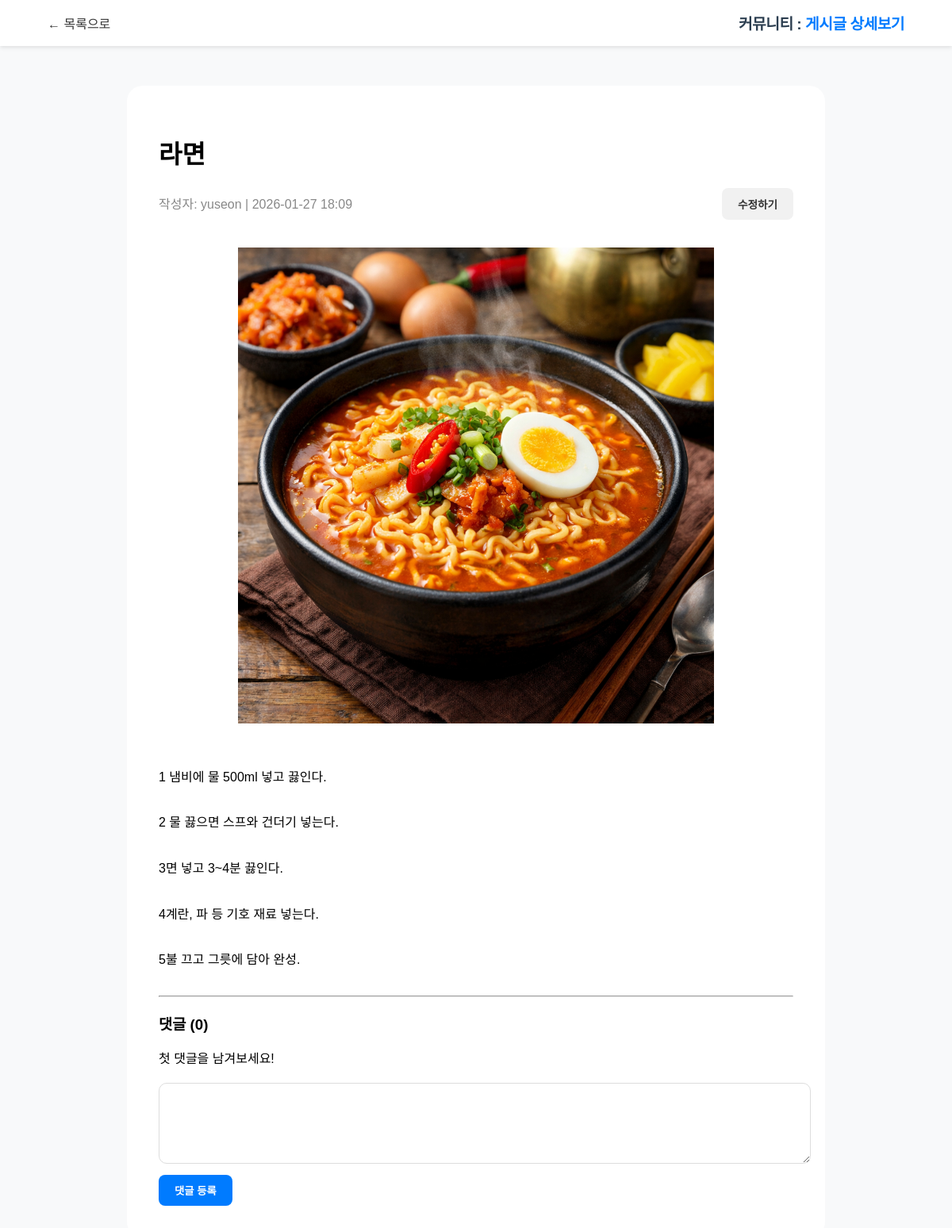
Page /posts/10/ on the earlier database version.
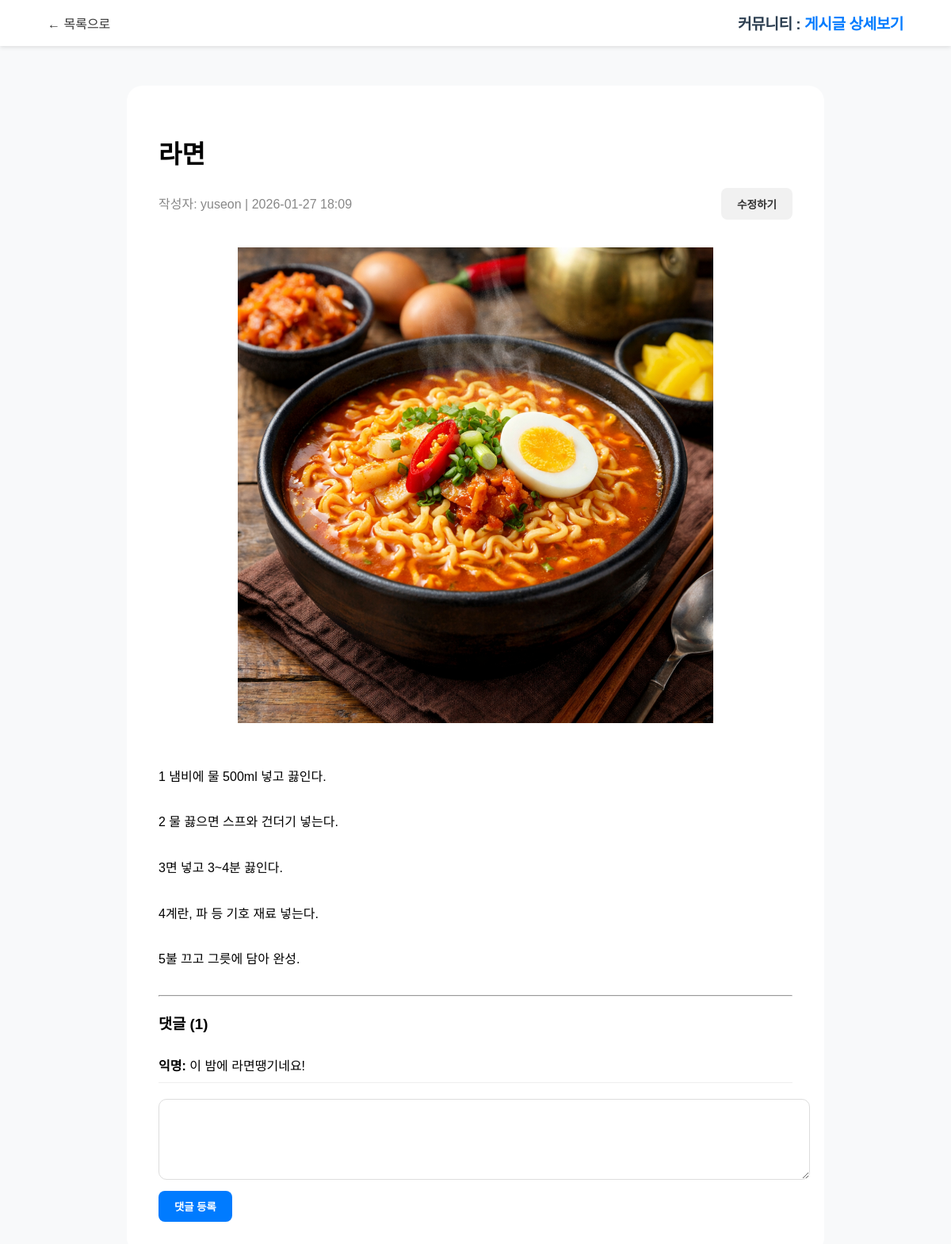
Same page on the later database version.
### community/models.py (models this page shows, shortened)
class Post(models.Model):
    author = models.ForeignKey(User, on_delete=models.CASCADE)
    title = models.CharField(max_length=100) #제목
    content = models.TextField() #내용 저장될 곳
    thumbnail = models.ImageField(upload_to="community", blank=True, null=True) #이미지 저장될 곳(여기서 pip install Pillow)
    created_at = models.DateTimeField(auto_now_add=True) #글작성시간 자동 저장

class Comment(models.Model):
    author = models.ForeignKey(User, on_delete=models.CASCADE)
    post = models.ForeignKey(Post, on_delete=models.CASCADE)
    content = models.TextField()
    created_at = models.DateTimeField(auto_now_add=True) #댓글 작성 시간

### community/views.py (the view)
# urls.py: re_path("^posts/(?P<post_id>\d+)/$", views.post_detail, name="post_detail"),#상세페이지
def post_detail(request, post_id):
    my_post = Post.objects.get(id=post_id)
    if request.method == "POST":
        my_comment_content = request.POST["comment"]
        Comment.objects.create(post=my_post, content = my_comment_content, author=request.user)
        return redirect("community:post_detail", post_id=post_id)
    my_comments = my_post.comment_set.all()
    my_context = {"post":my_post, "comments": my_comments}
    return render(request, "community/post_detail.html", context=my_context)

### templates/community/post_detail.html (shortened to what this page needs)
{% load static %}
<!doctype html>
<html lang="ko">
<head>
    <link rel="stylesheet" href="{% static 'css/community.css' %}">
</head>
<body>
    <div id="navbar">
        <a href="{% url 'community:post_list' %}" style="text-decoration:none; color:#333;">← 목록으로</a>
        <span>커뮤니티 : <b>게시글 상세보기</b></span>
    </div>
    <div id="post-detail">
        <h1>{{ post.title }}</h1>
        <div style="display: flex; justify-content: space-between; align-items: baseline; margin-bottom: 15px;">
            <p style="color:#888; margin:0;">작성자: {{ post.author.username }} | {{ post.created_at|date:"Y-m-d H:i" }}</p>
            <a href="{% url 'community:post_edit' post.id %}" class="btn" style="background:#f1f1f1; color:#333; font-size:0.85rem;">수정하기</a>
        </div>
        {% if post.thumbnail %}
            <img src="{{ post.thumbnail.url }}" class="post-image-detail">
        {% endif %}
        <div style="line-height:1.8; margin:30px 0;">
            {{ post.content|linebreaksbr }}
        </div>
        <hr>
        <h3>댓글 ({{ post.comment_set.count }})</h3>
        <ul style="list-style:none; padding:0;">
            {% for comment in post.comment_set.all %}
                <li style="border-bottom:1px solid #eee; padding:10px 0;">
                    <strong>익명:</strong> {{ comment.content }}
                </li>
            {% empty %}
                <li>첫 댓글을 남겨보세요!</li>
            {% endfor %}
        </ul>
        <form method="POST" style="margin-top:20px;">
            <textarea name="comment" style="width:100%; height:80px; border-radius:10px; padding:10px; border:1px solid #ddd;"></textarea>
            <button type="submit" class="btn btn-primary" style="margin-top:10px;">댓글 등록</button>
        </form>
    </div>
</body>
</html>

### static/css/community.css (style rules this page uses)
body { font-family: 'Pretendard', sans-serif; background-color: #f8f9fa; margin: 0; padding: 0; }
#navbar { background: white; padding: 15px 5%; display: flex; justify-content: space-between; align-items: center; box-shadow: 0 2px 5px rgba(0,0,0,0.1); position: sticky; top: 0; z-index: 100; }
#navbar span { font-weight: 800; font-size: 1.2rem; color: #2c3e50; letter-spacing: -0.5px; }
#navbar span b { color: #007bff; font-weight: 800; }
#post-detail { max-width: 800px; margin: 50px auto; background: white; padding: 40px; border-radius: 20px; }
.post-image-detail { width: 100%; max-height: 600px; object-fit: contain; border-radius: 10px; margin: 20px 0; }
.btn { padding: 10px 20px; border-radius: 8px; text-decoration: none; font-weight: 600; display: inline-block; }
.btn-primary { background: #007bff; color: white; border: none; }

Differences in the rows shown:
computed for Post "라면": comment_set.count "0" → "1"
added Comment: content "이 밤에 라면땡기네요!"
Other differences:
text no longer shown: "첫 댓글을 남겨보세요!"
